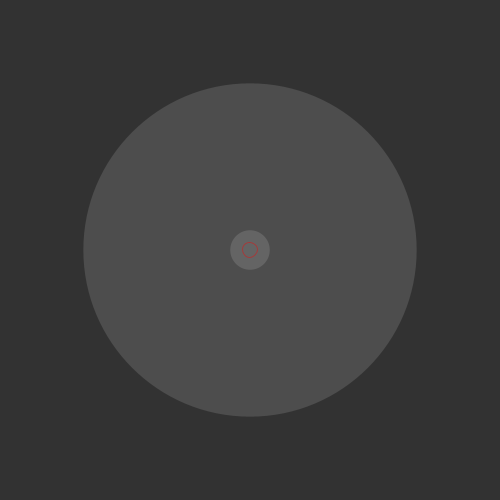
Frame 1 (no input)
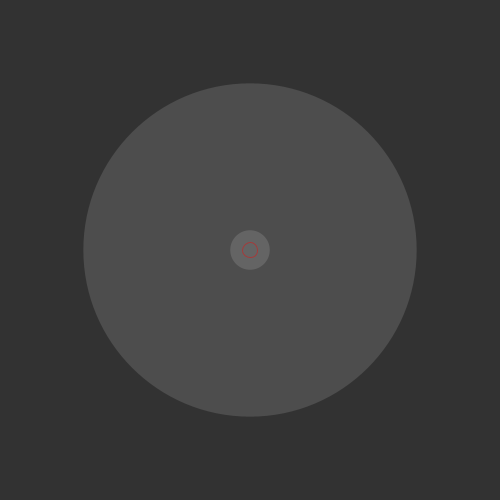
Frame 60 (the mouse pressed at the canvas centre just before this capture)
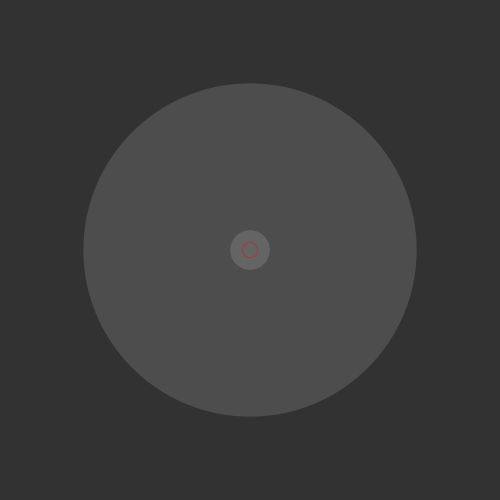
Frame 120 (the mouse held since frame 60 and released just before this capture)

The Processing sketch that drew these frames (run headless with seeded random() and noise(); from frame 60 on, the mouse is pressed at the canvas centre):

// Processing sketch: processing_143788
// ── processing_143788.pde

void setup() {
  size(500, 500);
}

void draw() {

  noStroke();
  background(50);
  float h = map(hour(), 0, 24, 0, 400);
  float m = map(minute(), 0, 59, 0, h);
  float s = map(second(), 0, 59, 0, m);
  


  fill(255, 33);
  ellipse(width/2, height/2, m, m);
  ellipse(width/2, height/2, h, h);
  stroke(193, 37, 37, 170);
  noFill();
  ellipse(width/2, height/2, s, s);
}
